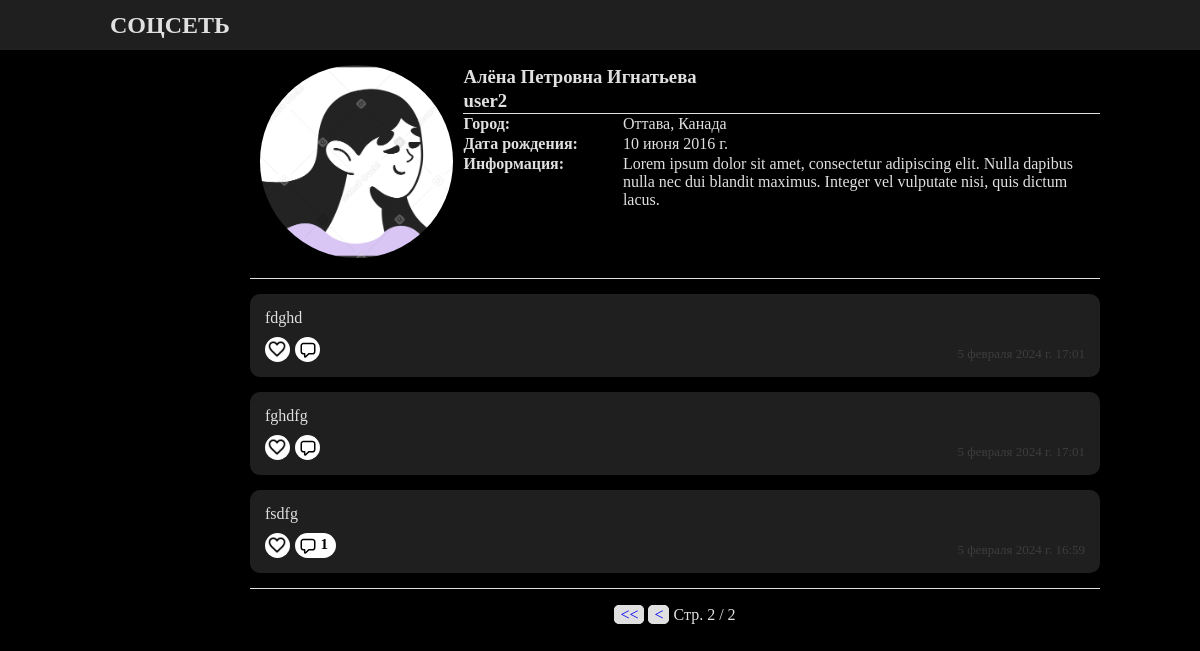
/user2/?page=2, run on an earlier commit of the app's database.
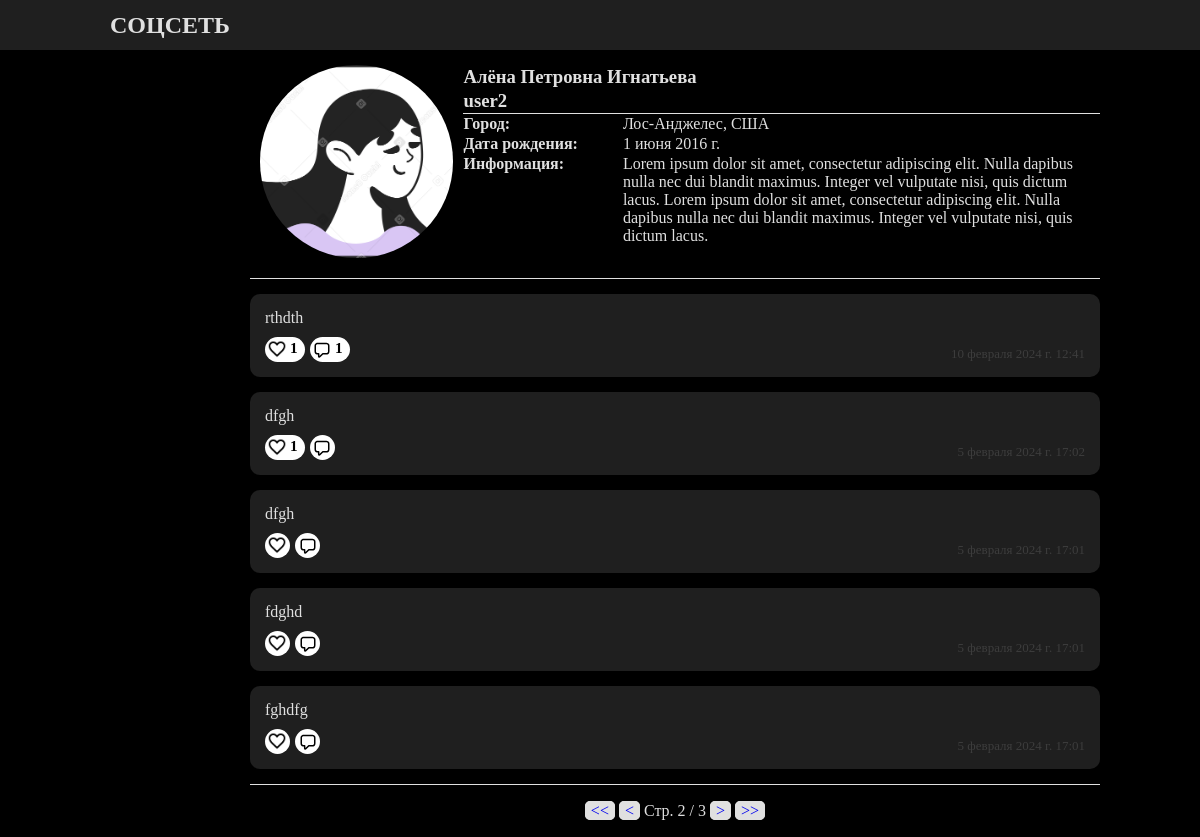
And on a later commit of the database.
### socialapp/models.py (models this page shows, shortened)
class Profile(models.Model):
    user = models.OneToOneField(User, on_delete=models.CASCADE)
    name = models.CharField(max_length=100, verbose_name='Имя')
    surname = models.CharField(max_length=100, verbose_name='Фамилия')
    secondname = models.CharField(max_length=100, null=True, blank=True, verbose_name='Отчество')
    city = models.ForeignKey(City, on_delete=models.SET_NULL, null=True, blank=True, verbose_name='Город')
    birthdate = models.DateField(null=True, blank=True, verbose_name='Дата рождения')
    avatar = models.ImageField(upload_to=avatar_upload_to, null=True, blank=True, verbose_name='Аватар')
    bio = models.TextField(max_length=500, null=True, blank=True, verbose_name='Информация')
    following = models.ManyToManyField('self', related_name='followers', symmetrical=False, blank=True, verbose_name='Подписки')
    slug = models.SlugField(unique=True, default=None, verbose_name='URL')

class City(models.Model):
    name = models.CharField(max_length=100, verbose_name='Город')
    country = models.ForeignKey(Country, on_delete=models.CASCADE, verbose_name='Страна')
    add_by_user = models.BooleanField(verbose_name='Добавлен пользователем', default=False)
    def __str__(self):
        return f'{self.name}, {self.country.name}'

class Country(models.Model):
    name = models.CharField(max_length=100, verbose_name='Страна')

class Post(models.Model):
    text = models.TextField(max_length=500, verbose_name='Текст записи')
    user = models.ForeignKey(User, on_delete=models.CASCADE, verbose_name='Автор')
    community = models.ForeignKey(Community, on_delete=models.CASCADE, null=True, blank=True, verbose_name='Размещено в сообществе')
    photo = models.ManyToManyField(Photo, verbose_name='Прикреплённые фото')
    creationdate = models.DateTimeField(auto_now_add=True, verbose_name='Дата создания')
    like = models.ManyToManyField(User, verbose_name='Пользователи, поставившие лайк', related_name='postlikers')
    from_community = models.BooleanField(verbose_name='Пост от имени сообщества', null=True, blank=True)
    def count_comments(self):
        return len(self.comment_set.values())
    def count_likes(self):
        return len(self.like.all())

### socialapp/views.py (the view)
# urls.py: path('<slug:slug>/', views.choisebyslug, name='profile'),
def choisebyslug(req, slug):
    if Profile.objects.filter(slug=slug):
        obj = Profile.objects.get(slug=slug)
        page = profiledetail(req, slug)
    elif Community.objects.filter(slug=slug):
        obj = Community.objects.get(slug=slug)
        page = communitydetail(req, slug)
    return page

### socialapp/views.py (called while the page is built, shortened)
def profiledetail(req, slug):
    profile = Profile.objects.get(slug=slug)
    posts = profile.user.post_set.all().order_by("-creationdate")
    paginator = Paginator(posts, 5)
    page_number = req.GET.get("page")
    page_obj = paginator.get_page(page_number)
    postform = PostForm()
    if req.user.username:
        subscribtion = profile in req.user.profile.following.all()
    return render(req, 'socialapp/profile_detail.html',
                  context={'profile': profile,
                           'form': postform,
                           'page_obj': page_obj})

### templates/socialapp/profile_detail.html (shortened to what this page needs)
{% extends 'base.html' %}
{% load static %}
{% block css %}
    <link rel="stylesheet" href="{% static 'css/profile.css' %}">
{% endblock css %}
{% block main %}
        <div class="main-div">
            <div class="flex-row line-under padding-bottom-short">
                <div class="profile-left-div">
                    <div class="avatar"><img src="{{ profile.avatar.url }}" alt="avatar"></div>
                </div>
                <div class="profile-right-div">
                    <table>
                        <tr>
                            <th colspan="2"><h3>{{ profile.name }} {{ profile.secondname }} {{ profile.surname }}</h3>
                            </th>
                        </tr>
                        <tr class="line-under">
                            <td colspan="2"><h3>{{ profile.user.username }}</h3></td>
                        </tr>
                        <tr>
                            <th>Город:</th>
                            <td>{{ profile.city }}</td>
                        </tr>
                        <tr>
                            <th>Дата рождения:</th>
                            <td>{{ profile.birthdate }}</td>
                        </tr>
                        <tr>
                            <th>Информация:</th>
                            <td>{{ profile.bio }}</td>
                        </tr>
                    </table>
                </div>
            </div>
            <div class="line-under">
                {% if profile.user.post_set.all %}
                    {% for post in page_obj %}
                        <div class="card-simple">
                            <div>{{ post.text|linebreaks }}</div>
                            <div class="small-font flex-row just-cont-spa-bet align-items-end margin-top10 ">
                                <div class="flex-row">
                                    <div class="post-button post-like-button" title="Like!" onclick="flike(this, {{ post.id }}, 'post')">
                                        {% if user in post.like.all %}
                                            <img src="{% static 'img/like.png' %}">
                                        {% else %}
                                            <img src="{% static 'img/like_not.png' %}">
                                        {% endif %}
                                        {% if post.count_likes > 0 %}
                                            <h3>{{ post.count_likes }}</h3>
                                        {% endif %}
                                    </div>
                                    <a class="post-button post-comment-button" title="Комментарии"
                                       href="{% url 'postcomments' profile.slug post.id %}">
                                        {% if post.count_comments > 0 %}
                                            <h3>{{ post.count_comments }}</h3>
                                        {% endif %}
                                    </a>
                                </div>
                                {{ post.creationdate }}
                            </div>
                        </div>
                    {% endfor %}
                {% else %}
                    <h4 class="margin-bottom15">Нет записей</h4>
                {% endif %}
            </div>
        {% if page_obj.paginator.num_pages > 1 %}
            <div class="pagination">
                <span class="step-links">
                    {% if page_obj.has_previous %}
                        <a href="?page=1"><<</a>
                        <a href="?page={{ page_obj.previous_page_number }}"><</a>
                    {% endif %}
                    <span class="current">
                        Стр. {{ page_obj.number }} / {{ page_obj.paginator.num_pages }}
                    </span>
                    {% if page_obj.has_next %}
                        <a href="?page={{ page_obj.next_page_number }}">></a>
                        <a href="?page={{ page_obj.paginator.num_pages }}">>></a>
                    {% endif %}
                </span>
            </div>
            {% endif %}
        </div>
    {% endblock main %}

What changed in the data, as far as the page shows it:
no longer on this page (row unchanged): Post: text "fsdfg", count_comments "1", creationdate "5 февраля 2024 г. 16:59"
changed Profile "Алёна": city "Оттава, Канада" → "Лос-Анджелес, США"; birthdate "10 июня 2016 г." → "1 июня 2016 г."; bio "Lorem ipsum dolor sit amet, consectetur adipiscing elit. Nulla dapibus nulla nec dui blandit maximus. Integer vel vulputate nisi, quis dictum lacus." → "…nisi, quis dictum lacus. Lorem ipsum dolor sit amet, consectetur adipiscing elit. Nulla dapibus nulla nec dui blandit maximus. Integer vel vulputate nisi, quis dictum lacus."
now on this page (row unchanged): Post: text "rthdth", count_likes "1", count_comments "1", creationdate "10 февраля 2024 г. 12:41"
now on this page (row unchanged): Post: text "dfgh", count_likes "1", creationdate "5 февраля 2024 г. 17:02"
now on this page (row unchanged): Post: text "dfgh", creationdate "5 февраля 2024 г. 17:01"
Also different on the page:
{{ page_obj.paginator.num_pages }}: "2" → "3"
